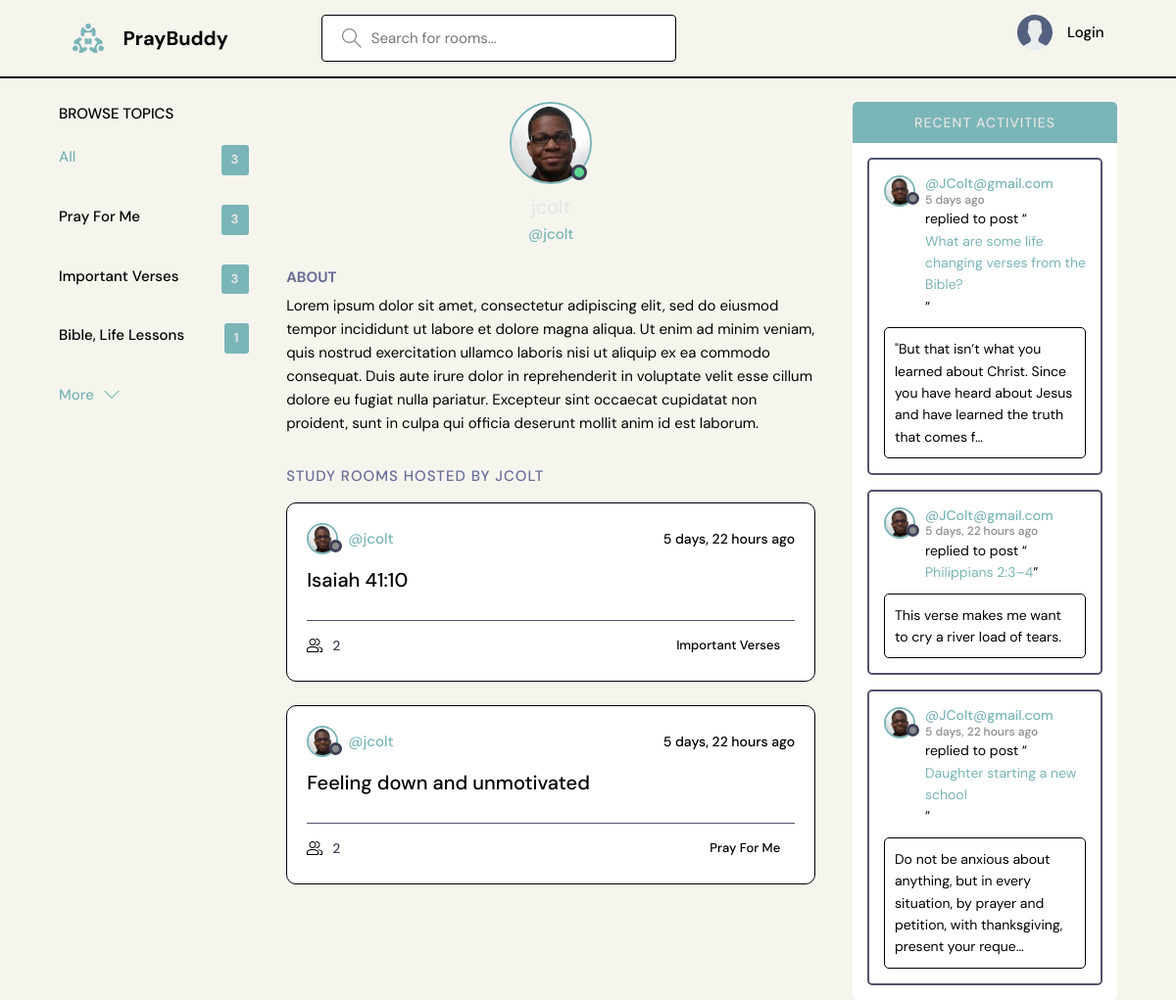
The app's page /profile/2/ with its own data.
### base/models.py (models this page shows, shortened)
class Topic(models.Model):
    name = models.CharField(max_length=200)

class User(AbstractUser):
    name = models.CharField(max_length=200, null=True)
    email = models.EmailField(unique=True, null=True)
    bio = models.TextField(null=True)
    avatar = models.ImageField(null=True, default='avatar.svg')
    USERNAME_FIELD = 'email'
    REQUIRED_FIELDS = []

class Room(models.Model):
    host = models.ForeignKey(User, on_delete=models.SET_NULL, null=True)
    topic = models.ForeignKey(Topic, on_delete=models.SET_NULL, null=True)
    name = models.CharField(max_length=200)
    description = models.TextField(null=True, blank=True)
    participants = models.ManyToManyField(
        User, related_name='participants', blank=True)
    updated = models.DateTimeField(auto_now=True)
    created = models.DateTimeField(auto_now_add=True)
    class Meta:
        ordering = ['-updated', '-created']
    def __str__(self):
        return self.name

class Message(models.Model):
    user = models.ForeignKey(User, on_delete=models.CASCADE)
    room = models.ForeignKey(Room, on_delete=models.CASCADE)
    body = models.TextField()
    updated = models.DateTimeField(auto_now=True)
    created = models.DateTimeField(auto_now_add=True)
    class Meta:
        ordering = ['-updated', '-created']

### base/views.py (the view)
# urls.py: path('profile/<str:pk>/', views.userProfile, name='user-profile'),
def userProfile(request, pk):
    user = User.objects.get(id=pk)
    rooms = user.room_set.all()
    room_messages = user.message_set.all()
    topics = Topic.objects.all()
    context = {'user': user, 'rooms': rooms,
               'room_messages': room_messages, 'topics': topics}
    return render(request, 'base/profile.html', context)

### base/templates/base/profile.html (shortened to what this page needs)
{% extends "main.html" %}
{% block content %}
<main class="profile-page layout layout--3">
  <div class="container">
    {% include "base/includes/topics_component.html" %}
    <div class="roomList">
      <div class="profile">
        <div class="profile__avatar">
          <div class="avatar avatar--large active">
            <img src="{{ user.avatar.url }}" />
          </div>
        </div>
        <div class="profile__info">
          <h3>{{ user.username }}</h3>
          <p>@{{ user.username }}</p>
        </div>
        <div class="profile__about">
          <h3>About</h3>
          <p>
            {{ user.bio}}
          </p>
        </div>
      </div>
      <div class="roomList__header">
        <div>
          <h2>Study Rooms Hosted by {{ user.username }}</a>
          </h2>
        </div>
      </div>
      {% include "base/includes/feed_component.html" %}
    </div>
    {% include "base/includes/activity_component.html" %}
  </div>
</main>
{% endblock content %}

### base/templates/base/includes/topics_component.html
<div class="topics">
    <div class="topics__header">
        <h2>Browse Topics</h2>
    </div>
    <ul class="topics__list">
        <li>
            <a href="{% url 'home' %}" class="active">All <span>{{ topics.count }}</span></a>
        </li>
        {% for topic in topics %}
        <li>
            <a href="{% url 'home' %}?q={{ topic.name }}">{{ topic.name }}<span>{{ topic.room_set.all.count}}</span></a>
        </li>
        {% endfor %}
    </ul>
    <a class="btn btn--link" href="{% url 'topics' %}">
        More
        <svg version="1.1" xmlns="http://www.w3.org/2000/svg" width="32" height="32" viewBox="0 0 32 32">
            <title>chevron-down</title>
            <path d="M16 21l-13-13h-3l16 16 16-16h-3l-13 13z"></path>
        </svg>
    </a>
</div>

### base/templates/base/includes/feed_component.html (shortened to what this page needs)
{% for room in rooms %}
<div class="roomListRoom">
    <div class="roomListRoom__header">
        <a href="{% url 'user-profile' room.host.id %}" class="roomListRoom__author">
            <div class="avatar avatar--small">
                <img src="{{ room.host.avatar.url }}" />
            </div>
            <span>@{{ room.host.username }}</span>
        </a>
        <div class="roomListRoom__actions">
            <span>{{ room.created|timesince }} ago</span>
        </div>
    </div>
    <div class="roomListRoom__content">
        <a href="{% url 'room' room.id %}">{{ room.name }}</a>
    </div>
    <div class="roomListRoom__meta">
        <a href="{% url 'room' room.id %}" class="roomListRoom__joined">
            {{ room.participants.all.count }}
        </a>
        <p class="roomListRoom__topic">{{ room.topic.name }}</p>
    </div>
</div>
{% endfor %}

### base/templates/base/includes/activity_component.html (shortened to what this page needs)
<div class="activities">
    <div class="activities__header">
        <h2>Recent Activities</h2>
    </div>
    {% for message in room_messages|slice:":5" %}
    <div class="activities__box">
        <div class="activities__boxHeader roomListRoom__header">
            <a href="{% url 'user-profile' message.user.id %}" class="roomListRoom__author">
                <div class="avatar avatar--small">
                    <img src="{{ message.user.avatar.url }}" />
                </div>
                <p>
                    @{{ message.user }}
                    <span>{{ message.created|timesince}} ago</span>
                </p>
            </a>
        </div>
        <div class="activities__boxContent">
            <p>replied to post “<a href="{% url 'room' message.room.id %}">{{ message.room }}</a>”</p>
            <div class="activities__boxRoomContent">
                {{ message.body|truncatechars:120 }}
            </div>
        </div>
    </div>
    {% endfor %}
</div>

### records on screen
Topic: name "Pray For Me", room_set.all.count "3"
Topic: name "Important Verses", room_set.all.count "3"
Topic: name "Bible, Life Lessons", room_set.all.count "1"
User: avatar (picture), username "jcolt", bio "Lorem ipsum dolor sit amet, consectetur adipiscing elit, sed do eiusmod tempor incididunt ut labore et dolore magna aliqua. Ut enim ad minim veniam, quis nostrud exercitation ullamco laboris nisi ut aliquip ex ea commodo consequat. Duis aute irure dolor in reprehenderit in voluptate velit esse cillum dolore eu fugiat nulla pariatur. Excepteur sint occaecat cupidatat non proident, sunt in culpa qui officia deserunt mollit anim id est laborum.", username "JCOLT"
Room: host.avatar (picture), host.username "jcolt", created "5 days, 22 hours", name "Isaiah 41:10", participants.all.count "2", topic.name "Important Verses"
Room: host.avatar (picture), host.username "jcolt", created "5 days, 22 hours", name "Feeling down and unmotivated", participants.all.count "2", topic.name "Pray For Me"
Message: user.avatar (picture), user "JColt@gmail.com", created "5 days", room "What are some life changing verses from the Bible?", body "\"But that isn’t what you learned about Christ. Since you have heard about Jesus and have learned the truth that comes f…"
Message: user.avatar (picture), user "JColt@gmail.com", created "5 days, 22 hours", room "Philippians 2:3–4", body "This verse makes me want to cry a river load of tears."
Message: user.avatar (picture), user "JColt@gmail.com", created "5 days, 22 hours", room "Daughter starting a new school", body "Do not be anxious about anything, but in every situation, by prayer and petition, with thanksgiving, present your reque…"

### other values on screen
{{ topics.count }} "3"
